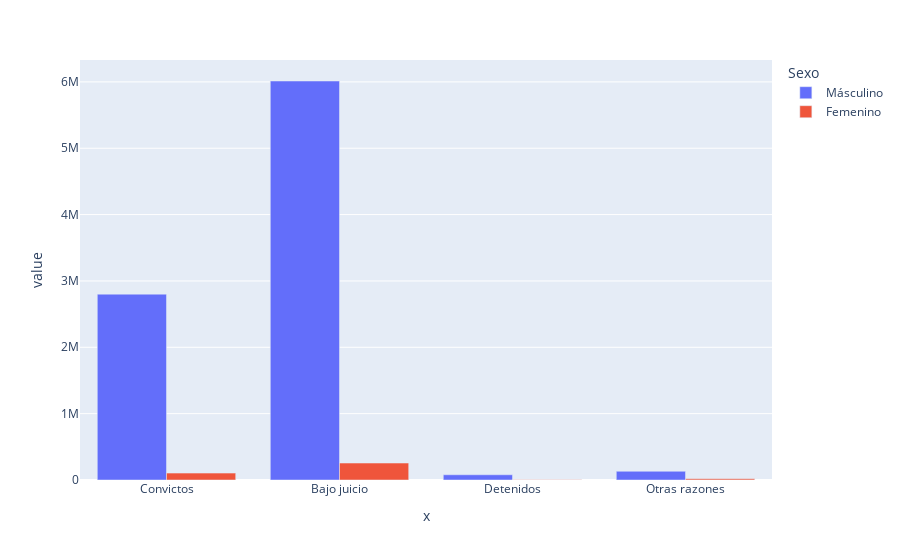

Notebook code cell kept with this figure:
### Markdown cell above
### Grafica de personas por género, dependiendo del caso por el que estén en prisión.

### Code cell
x = ['Convictos', 'Bajo juicio', 'Detenidos', 'Otras razones']
male = [df['male_convicts'].sum(),
       df['male_under_trial'].sum(),
       df['male_detenues'].sum(),
       df['male_others'].sum()]

female = [df['female_convicts'].sum(),
         df['female_under_trial'].sum(),
         df['female_detenues'].sum(), 
         df['female_others'].sum()]

df_ = pd.DataFrame({'Másculino': male, 'Femenino': female})
px.bar(df_, x=x, y=['Másculino', 'Femenino'], barmode='group', labels={'variable': 'Sexo'})

### Figure 1 — Plotly figure (JSON) as saved in the notebook; plotly's stock layout.template omitted (floating-point values rounded to 4 significant figures)
{"data": [{"alignmentgroup": "True", "hovertemplate": "Sexo=Másculino<br>x=%{x}<br>value=%{y}<extra></extra>", "legendgroup": "Másculino", "marker": {"color": "#636efa"}, "name": "Másculino", "offsetgroup": "Másculino", "orientation": "v", "showlegend": true, "textposition": "auto", "type": "bar", "x": ["Convictos", "Bajo juicio", "Detenidos", "Otras razones"], "xaxis": "x", "y": [2800902, 6013336, 78886, 131356], "yaxis": "y"}, {"alignmentgroup": "True", "hovertemplate": "Sexo=Femenino<br>x=%{x}<br>value=%{y}<extra></extra>", "legendgroup": "Femenino", "marker": {"color": "#EF553B"}, "name": "Femenino", "offsetgroup": "Femenino", "orientation": "v", "showlegend": true, "textposition": "auto", "type": "bar", "x": ["Convictos", "Bajo juicio", "Detenidos", "Otras razones"], "xaxis": "x", "y": [104028, 255624, 3844, 17444], "yaxis": "y"}], "layout": {"barmode": "group", "legend": {"title": {"text": "Sexo"}, "tracegroupgap": 0}, "margin": {"t": 60}, "xaxis": {"anchor": "y", "domain": [0, 1], "title": {"text": "x"}}, "yaxis": {"anchor": "x", "domain": [0, 1], "title": {"text": "value"}}}}
